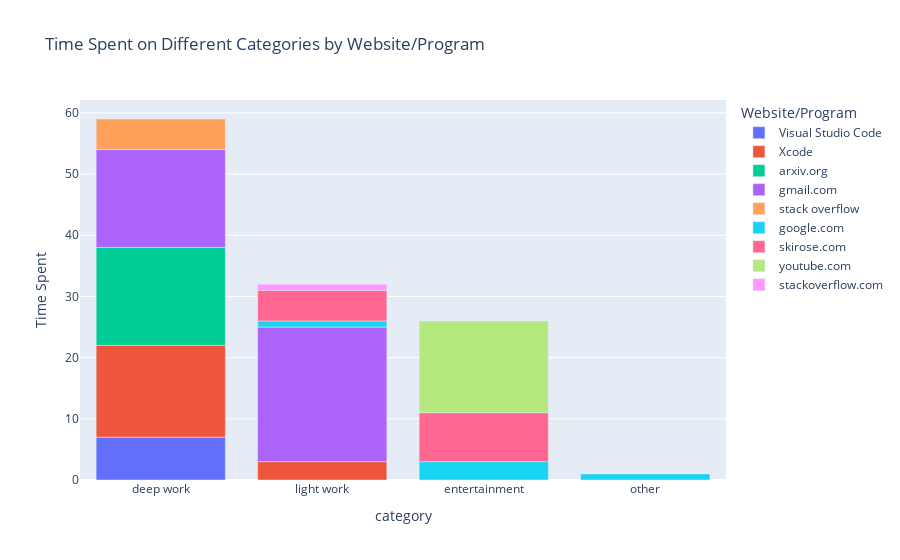

Notebook code cell kept with this figure:
### Code cell
grouped_data = df.groupby(['category', 'website_or_program']).size().reset_index(name='time_spent')

# Create a stacked bar chart using Plotly for interactive visualization
fig = px.bar(grouped_data, x='category', y='time_spent', color='website_or_program', 
             title='Time Spent on Different Categories by Website/Program',
             labels={'time_spent':'Time Spent', 'website_or_program':'Website/Program'})
fig.show()

### Figure 1 — Plotly figure (JSON) as saved in the notebook; plotly's stock layout.template omitted (floating-point values rounded to 4 significant figures)
{"data": [{"alignmentgroup": "True", "hovertemplate": "Website/Program=Visual Studio Code<br>category=%{x}<br>Time Spent=%{y}<extra></extra>", "legendgroup": "Visual Studio Code", "marker": {"color": "#636efa", "pattern": {"shape": ""}}, "name": "Visual Studio Code", "offsetgroup": "Visual Studio Code", "orientation": "v", "showlegend": true, "textposition": "auto", "type": "bar", "x": ["deep work"], "xaxis": "x", "y": [7], "yaxis": "y"}, {"alignmentgroup": "True", "hovertemplate": "Website/Program=Xcode<br>category=%{x}<br>Time Spent=%{y}<extra></extra>", "legendgroup": "Xcode", "marker": {"color": "#EF553B", "pattern": {"shape": ""}}, "name": "Xcode", "offsetgroup": "Xcode", "orientation": "v", "showlegend": true, "textposition": "auto", "type": "bar", "x": ["deep work", "light work"], "xaxis": "x", "y": [15, 3], "yaxis": "y"}, {"alignmentgroup": "True", "hovertemplate": "Website/Program=arxiv.org<br>category=%{x}<br>Time Spent=%{y}<extra></extra>", "legendgroup": "arxiv.org", "marker": {"color": "#00cc96", "pattern": {"shape": ""}}, "name": "arxiv.org", "offsetgroup": "arxiv.org", "orientation": "v", "showlegend": true, "textposition": "auto", "type": "bar", "x": ["deep work"], "xaxis": "x", "y": [16], "yaxis": "y"}, {"alignmentgroup": "True", "hovertemplate": "Website/Program=gmail.com<br>category=%{x}<br>Time Spent=%{y}<extra></extra>", "legendgroup": "gmail.com", "marker": {"color": "#ab63fa", "pattern": {"shape": ""}}, "name": "gmail.com", "offsetgroup": "gmail.com", "orientation": "v", "showlegend": true, "textposition": "auto", "type": "bar", "x": ["deep work", "light work"], "xaxis": "x", "y": [16, 22], "yaxis": "y"}, {"alignmentgroup": "True", "hovertemplate": "Website/Program=stack overflow<br>category=%{x}<br>Time Spent=%{y}<extra></extra>", "legendgroup": "stack overflow", "marker": {"color": "#FFA15A", "pattern": {"shape": ""}}, "name": "stack overflow", "offsetgroup": "stack overflow", "orientation": "v", "showlegend": true, "textposition": "auto", "type": "bar", "x": ["deep work"], "xaxis": "x", "y": [5], "yaxis": "y"}, {"alignmentgroup": "True", "hovertemplate": "Website/Program=google.com<br>category=%{x}<br>Time Spent=%{y}<extra></extra>", "legendgroup": "google.com", "marker": {"color": "#19d3f3", "pattern": {"shape": ""}}, "name": "google.com", "offsetgroup": "google.com", "orientation": "v", "showlegend": true, "textposition": "auto", "type": "bar", "x": ["entertainment", "light work", "other"], "xaxis": "x", "y": [3, 1, 1], "yaxis": "y"}, {"alignmentgroup": "True", "hovertemplate": "Website/Program=skirose.com<br>category=%{x}<br>Time Spent=%{y}<extra></extra>", "legendgroup": "skirose.com", "marker": {"color": "#FF6692", "pattern": {"shape": ""}}, "name": "skirose.com", "offsetgroup": "skirose.com", "orientation": "v", "showlegend": true, "textposition": "auto", "type": "bar", "x": ["entertainment", "light work"], "xaxis": "x", "y": [8, 5], "yaxis": "y"}, {"alignmentgroup": "True", "hovertemplate": "Website/Program=youtube.com<br>category=%{x}<br>Time Spent=%{y}<extra></extra>", "legendgroup": "youtube.com", "marker": {"color": "#B6E880", "pattern": {"shape": ""}}, "name": "youtube.com", "offsetgroup": "youtube.com", "orientation": "v", "showlegend": true, "textposition": "auto", "type": "bar", "x": ["entertainment"], "xaxis": "x", "y": [15], "yaxis": "y"}, {"alignmentgroup": "True", "hovertemplate": "Website/Program=stackoverflow.com<br>category=%{x}<br>Time Spent=%{y}<extra></extra>", "legendgroup": "stackoverflow.com", "marker": {"color": "#FF97FF", "pattern": {"shape": ""}}, "name": "stackoverflow.com", "offsetgroup": "stackoverflow.com", "orientation": "v", "showlegend": true, "textposition": "auto", "type": "bar", "x": ["light work"], "xaxis": "x", "y": [1], "yaxis": "y"}], "layout": {"barmode": "relative", "legend": {"title": {"text": "Website/Program"}, "tracegroupgap": 0}, "title": {"text": "Time Spent on Different Categories by Website/Program"}, "xaxis": {"anchor": "y", "domain": [0, 1], "title": {"text": "category"}}, "yaxis": {"anchor": "x", "domain": [0, 1], "title": {"text": "Time Spent"}}}}
